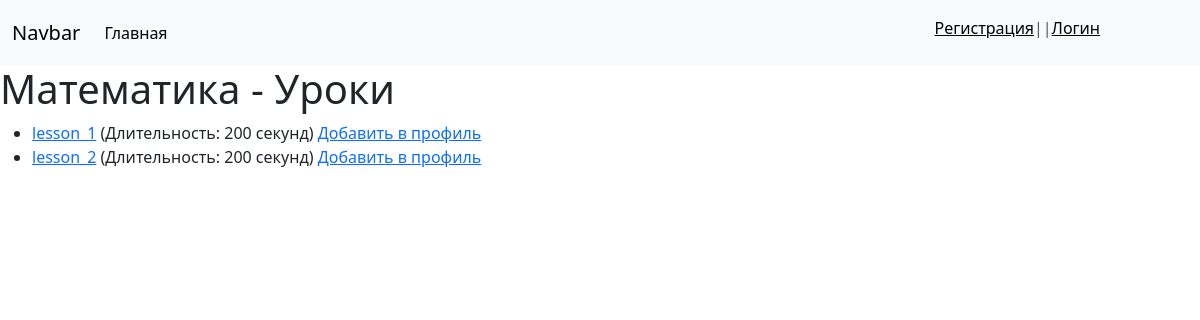
The page /products/1/ on the database its author committed.
### products/models.py (models this page shows, shortened)
class Product(models.Model):
    owner = models.ForeignKey(User, on_delete=models.CASCADE)
    name = models.CharField(max_length=255)
    class Meta:
        verbose_name = 'Продукт'
        verbose_name_plural = 'Продукты'

class Lesson(models.Model):
    name = models.CharField(max_length=255)
    video_link = models.URLField(blank=True)
    duration_seconds = models.IntegerField()
    products = models.ManyToManyField(Product, related_name='lessons')
    class Meta:
        verbose_name = 'Урок'
        verbose_name_plural = 'Уроки'

### products/views.py (the view)
# urls.py: path('products/<int:product_id>/', product_detail, name='product_detail'),
def product_detail(request, product_id):
    product = get_object_or_404(Product, pk=product_id)
    lessons = product.lessons.all()
    context = {'product': product, 'lessons': lessons}
    return render(request, 'product_detail.html', context)

### products/templates/product_detail.html (shortened to what this page needs)
{% extends 'index.html' %}
{% block content %}
    <h1>{{ product.name }} - Уроки</h1>
    <ul>
        {% for lesson in lessons %}
            <li>
                <a href="{{ lesson.video_link }}" target="_blank">{{ lesson.name }}</a>
                (Длительность: {{ lesson.duration_seconds }} секунд)
                <a href="{% url 'add_lesson_to_profile' lesson.id %}">Добавить в профиль</a>
            </li>
        {% endfor %}
    </ul>
{% endblock %}

### rows shown on the page
Product: name "Математика"
Lesson: name "lesson_1", duration_seconds "200"
Lesson: name "lesson_2", duration_seconds "200"
